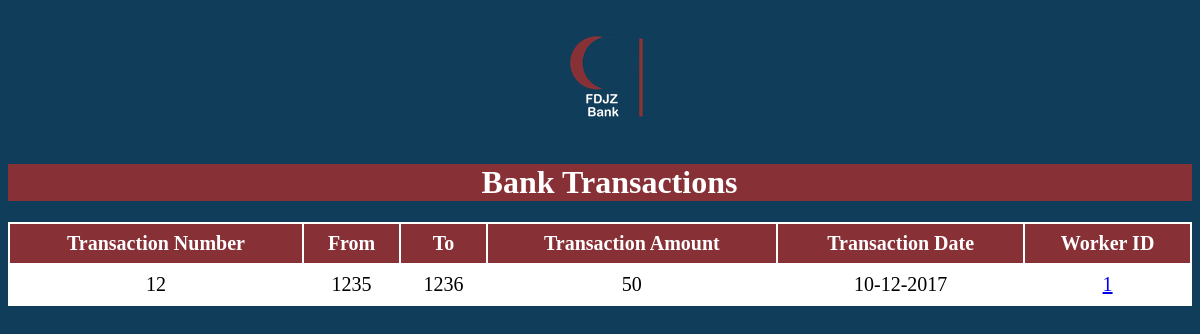
Page /Worker/php/ViewSpecificTransaction.php?id=1002 on the earlier database version.
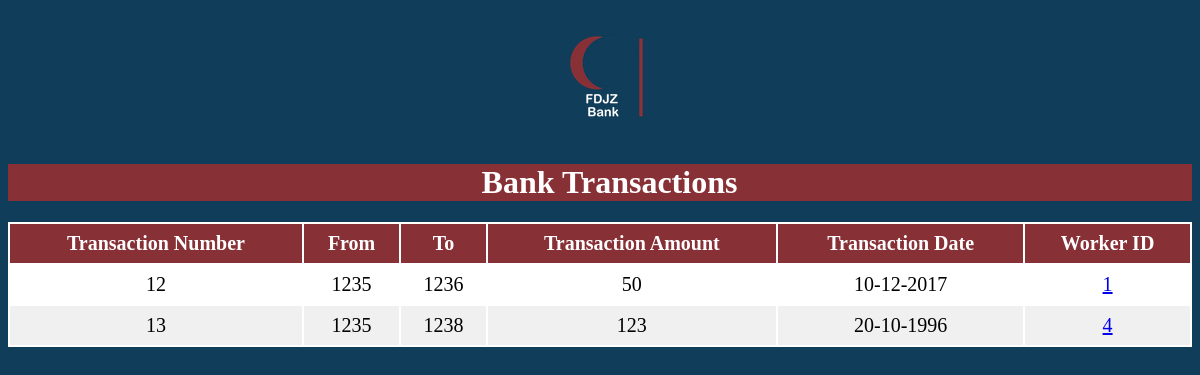
Same page on the later database version.
### tables this page shows
CREATE TABLE `TRANSACTIONS` (
  `TransactionID` int(11) NOT NULL,
  `FromAccount` int(11) NOT NULL,
  `ToAccount` int(11) NOT NULL,
  `Amount` float DEFAULT NULL,
  `TransactionDate` varchar(50) DEFAULT NULL,
  `WorkerID` int(11) NOT NULL
);

### Worker/ClassesGedida/dbconnect.php (called while the page is built, shortened)
<?php
  class dbconnect
  {
      private $servername;
      private $username;
      private $password;
      private $db;
      private $con;
      function __construct()
      {
          $this->servername = "localhost";
          $this->username = "root";
          $this->password = "";
          $this->db = "FDJZ";
          $this->con = $this->Connect();
      }
      function connect()
      {
          $this->con = mysqli_connect($this->servername, $this->username, $this->password, $this->db);
          if ($this -> con ->connect_error)
          {
              die("Failed to connect: " .$this->con->connect_error);
          }
          else
          {
              return $this->con;
          }
      }
      function executesql($sql)
      {
        $result = mysqli_query($this->con, $sql);
        if($result == TRUE)
              {
          return $result;
        }
        else
              {
          echo "Error executing SQL statement: " .$this->con->error;
        }
      }
  }
?>

### Worker/ClassesGedida/Transactions.php (the view, shortened to what this page needs)
<?php
require_once "../ClassesGedida/dbconnect.php";
  class Transactions
  {
      function viewTransactionsBySpecificCustomer($id){
      			$db = new dbconnect;
      			$db->connect();
      			$sql = "SELECT * FROM `TRANSACTIONS`, bank_accounts
      							WHERE  bank_accounts.UserID = '$id'
      							AND FromAccount = bank_accounts.AccountNumber
      							";
      			$result = $db->executesql($sql);
      			foreach($result as $row){
      					echo'<tr>';
      					echo'<td>'.$row['TransactionID'].'</td>';
      					echo'<td>'.$row['FromAccount'].'</td>';
      					echo'<td>'.$row['ToAccount'].'</td>';
      					echo'<td>'.$row['Amount'].'</td>';
      					echo'<td>'.$row['TransactionDate'].'</td>';
      					echo'<td><a href="WorkerReportFromTransaction.php?id='.$row['WorkerID'].'">'.$row['WorkerID'].'</a></td>';
      					echo'</tr>';
      			}
	  }
    }
?>

Differences in the rows shown:
added transactions: TransactionID "13", FromAccount "1235", ToAccount "1238", Amount "123", TransactionDate "20-10-1996", WorkerID "4"
